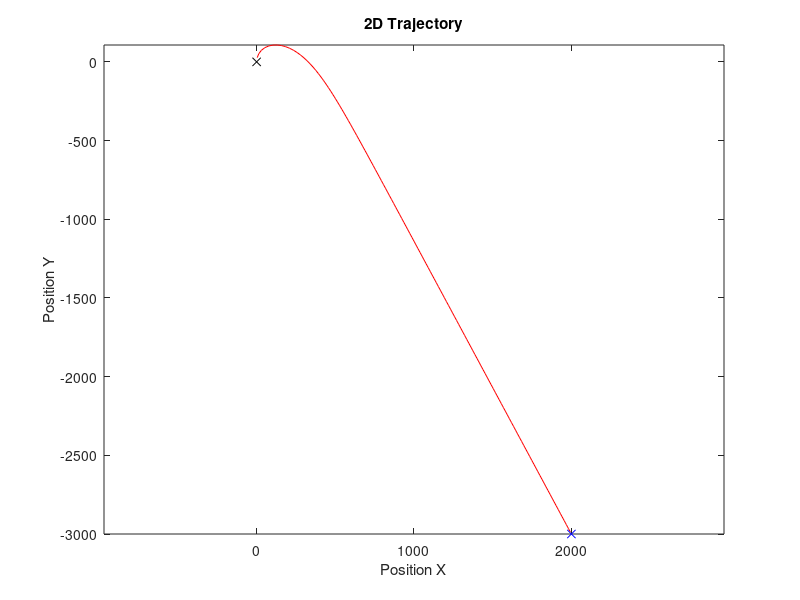
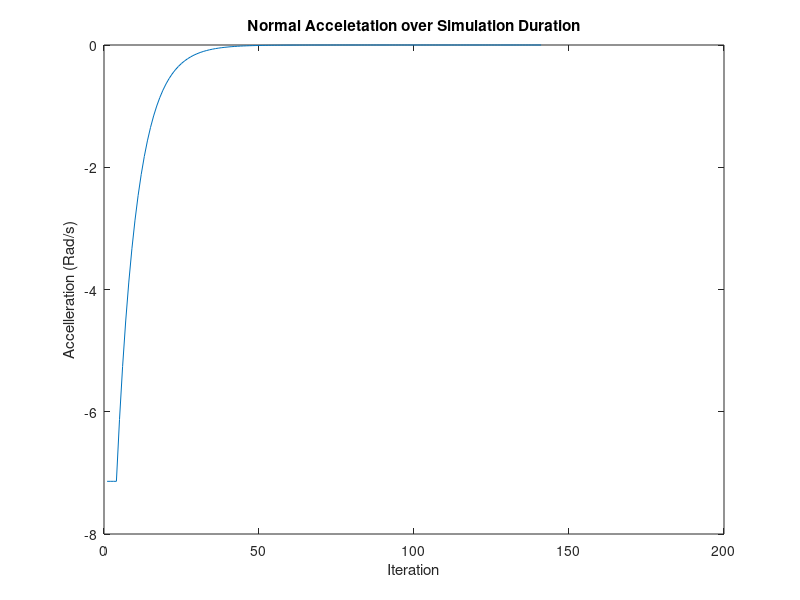
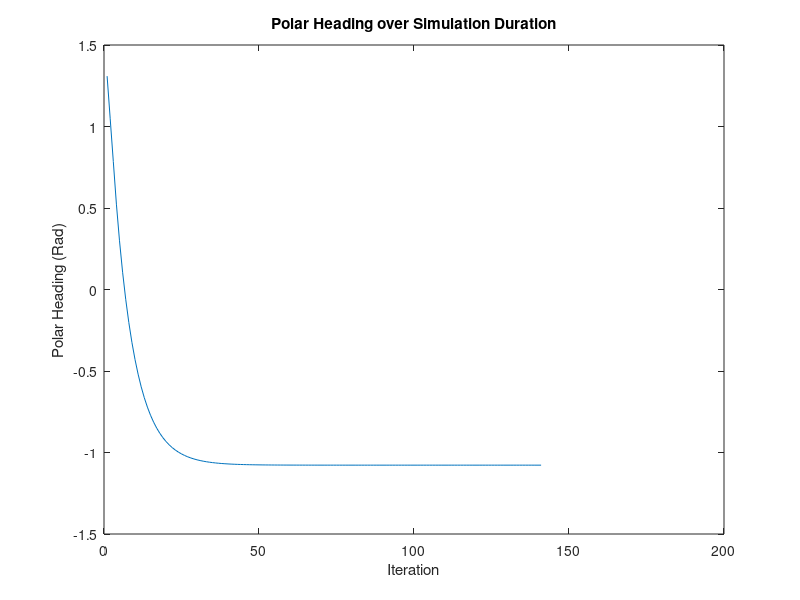
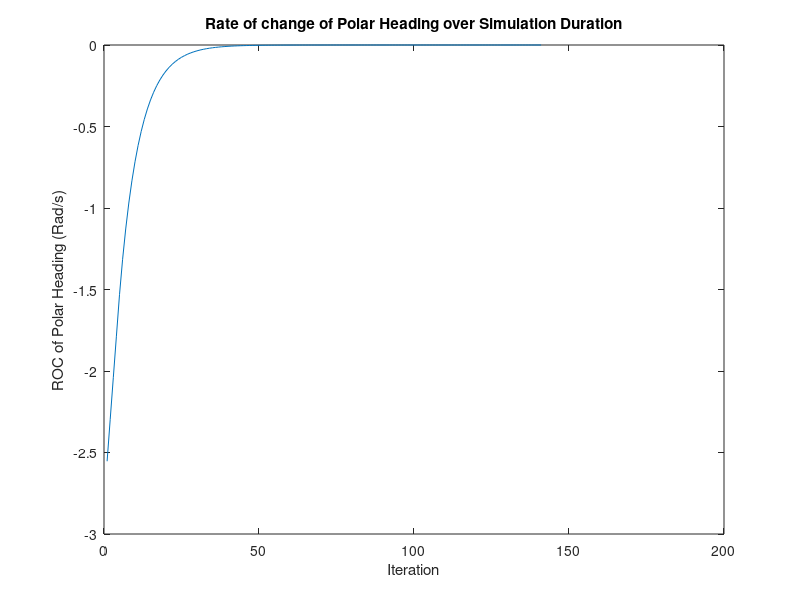

Here is the MATLAB script that generated these plots, in order:
% twod_pfms.m
%
% DESCRIPTION:
% This script generates a simple 2D trajectory prediction model for a UAS
% in the xy plane for the required time to reach the specified waypoint.
% The model considers the maximum turning rate of the UAS and utilises P 
% control for guidance.
%
% PFMS Project, 2009
% Nicholas Rutherford

% NOTES:
% -Sampling interval problems

% Perform Maintenance
clear all
close all
clc

%% Script Settings
% Constant
g = 9.80665;                % Nominal acceleration of gravity at sea level (m/s^2)

% Control Settings
prediction_horizon = 10000; % Prediction Horizon
sampling_interval = 1;      % Sampling time
K = 4;                      % Proportional control gain
prox = 25;                  % Assign simulation prox required to complete navigation
tolerance = 1E-5;           % Control Tolerance

% UAS Settings
init_loc_UAS = [0, 0];      % Initial UAS location
init_head_UAS = pi/2;       % Initial UAS angle of motion (radians)
vel_UAS = 0.514444444*53;                                       % Velocity in xy plane (m/s) (Flamingo)
a_n_max = (0.514444444*53)^2/((0.514444444*53)/deg2rad(15));    % Maximum normal accelleration of the UAS (Flamingo)

% Waypoint Data
waypoint = [ 2000, -3000 ];  % Initial target location

% Write out intial states to console
init_cart_r = waypoint - init_loc_UAS;                                   % Initial cart range
[init_LOS, init_pol_range] = cart2pol(init_cart_r(1), init_cart_r(2));   % Initial LOS & polar range

% Calculate intial loop values required for prediction
Ts = 0:sampling_interval:prediction_horizon;    % Sampling Vector
loc_UAS = init_loc_UAS;                         % Set the loc of UAS
alpha = init_head_UAS;                          % Set heading angle
LOS_temp = init_LOS;                            % Set LOS value
temp_pol_range = init_pol_range;                % Set polar range

% DEBUG Settings
DEBUG = 0;                  % Assign debugging mode (1), Disable (0)
test_break_count = 10000;   % Assign loop break count withing DEBUG mode

% Generate variable storage vectors for plotting
loc_UAS_v = [];
a_n_v = [];
alpha_v = [];
alpha_dot_v = [];
LOS_v = [];
vel_c_v = [];

% Simulation control variables
count = 0;                  % Assign loop counter
at_waypoint = 0;            % Assign control loop boolean value

%% Script
% Begin prediction loop
while (~at_waypoint)   
    % Calculate the range in cartesian coordinates
    cart_r = waypoint - loc_UAS;
                  
    % Calculate LOS and Range in polar coordinates
    [ LOS, pol_range ] = cart2pol(cart_r(1), cart_r(2));
    
    % Find closing velocity
    vel_c = (temp_pol_range-pol_range)/sampling_interval;
    
    % Correct LOS for quadrant
    if LOS < -pi/2
        LOS = LOS + 2*pi;
    end
     
    % Calculate rate of change of LOS                      
    alpha_dot = LOS - alpha/sampling_interval;
    
    % Apply control gain    
    a_n = K*alpha_dot;     
    
    % Correct for a_n conditions
    if abs(a_n) < tolerance
        a_n = 0;        
    elseif a_n > a_n_max
        a_n = a_n_max; 
    elseif a_n < -a_n_max
        a_n = -a_n_max;
    end
    
    % If a_n is not 0, fly about a radius due to a_n
    if a_n ~= 0        
        % Find the radius the UAS is to fly about
        r = vel_UAS^2/a_n;

        % Find change in heading of UAS (angle at centre of circle)
        d_theta = (vel_UAS/(1/sampling_interval))/r;

        % Use cosine rule to determine length of change of position
        d_length = sqrt(r^2 + r^2 - 2*r*r*cos(d_theta));

        % New position is d_theta/2 from old position/velocity
        d_position =  [(d_length*cos(alpha+(d_theta/2))) (d_length*sin(alpha+(d_theta/2)))];         

        % Assign new heading and UAS location
        alpha = alpha + d_theta;            % Update heading angle of UAS     
        loc_UAS = loc_UAS + d_position;     % Find next UAS location       
    else
        % Otherwise fly along heading         
        d_position = [vel_UAS*cos(alpha)*sampling_interval vel_UAS*sin(alpha)*sampling_interval];        
        loc_UAS = loc_UAS + d_position;
    end      
    
    % Aircraft Dynamic Vectors for plotting
    loc_UAS_v = [loc_UAS_v; loc_UAS];       % Create UAS Loction vector
    alpha_dot_v = [alpha_dot_v, alpha_dot]; % Create alpha_dot vector
    a_n_v = [a_n_v, a_n];                   % Create normal accelleration vector
    alpha_v = [alpha_v, alpha];             % Create alpha_dot vector
    LOS_v = [ LOS_v, LOS ];                 % Create LOS vector
    vel_c_v = [vel_c_v, vel_c];             % Create closing velocity vector
    
    % Break from loop if at waypoint
    prox_UAS = norm(loc_UAS - waypoint);    
    if prox_UAS < prox
        display('Aircraft Reached Waypoint');
        break;                
    end
    
    % Save the required updated variables
    LOS_temp = LOS;             % Store previous LOS of UAS 
    temp_pol_range = pol_range; % Store previous polar range
    count = count+1;            % Increment count    
    
    if DEBUG        
        % Display debug values       
        disp('DEBUG_vals = [count, cart_r, LOS, pol_range, vel_c, alpha_dot, a_n, alpha, loc_UAS]'),
        DEBUG_vals = [count, cart_r, LOS, pol_range, vel_c, alpha_dot, a_n, alpha, loc_UAS]        
        % Break at assigned count
        if count == test_break_count
            break;
        end  
    end    
end

% Write count to console
Iterations = count
Sampling_Time = sampling_interval

%/*************************************
% Plot the UAS and WAYPOINT locations
%/*************************************
figure(1)  
plot(loc_UAS_v(:,1), loc_UAS_v(:,2),'r')
hold on
plot(waypoint(1), waypoint(2), 'bx')
plot(init_loc_UAS(1), init_loc_UAS(2), 'kx')
xlabel('Position X'), ylabel('Position Y');
axis('equal')
title('2D Trajectory');

%/*************************************
% Plot the UAS and DYNAMICS
%/*************************************
figure(2)
plot(a_n_v)
xlabel('Iteration'), ylabel('Accelleration (Rad/s)');
title('Normal Acceletation over Simulation Duration');

figure(3)
plot(alpha_v)
xlabel('Iteration'), ylabel('Polar Heading (Rad)');
title('Polar Heading over Simulation Duration');

figure(4)
plot(alpha_dot_v)
xlabel('Iteration'), ylabel('ROC of Polar Heading (Rad/s)');
title('Rate of change of Polar Heading over Simulation Duration');

figure(5)
plot(LOS_v)
xlabel('Iteration'), ylabel('LOS (Rad)');
title('LOS over Simulation Duration');

figure(6)
plot(vel_c_v)
xlabel('Iteration'), ylabel('Closing Velocity (m/s)');
title('Closing Velocity over Simulation Duration');